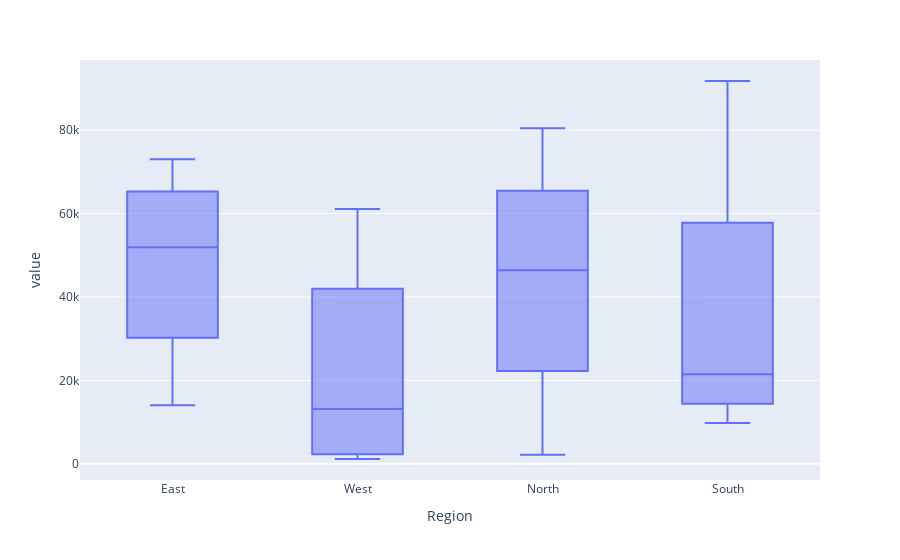

This figure's notebook cell:
### Code cell
# Gráfico de caixa
data.plot.box()

### Figure 1 — Plotly figure (JSON) as saved in the notebook; plotly's stock layout.template omitted (floating-point values rounded to 4 significant figures)
{"data": [{"alignmentgroup": "True", "hovertemplate": "Region=%{x}<br>value=%{y}<extra></extra>", "legendgroup": "", "marker": {"color": "#636efa"}, "name": "", "notched": false, "offsetgroup": "", "orientation": "v", "showlegend": false, "type": "box", "x": ["East", "East", "East", "East", "West", "West", "West", "West", "North", "North", "North", "North", "South", "South", "South", "South"], "x0": " ", "xaxis": "x", "y": [73040.0, 14060.0, 46410.0, 57490.0, 3497.0, 22820.0, 1166.0, 61100.0, 50490.0, 2202.0, 80430.0, 42360.0, 9775.0, 23870.0, 91770.0, 19090.0], "y0": " ", "yaxis": "y"}], "layout": {"boxmode": "group", "legend": {"tracegroupgap": 0}, "margin": {"t": 60}, "xaxis": {"anchor": "y", "domain": [0, 1], "title": {"text": "Region"}}, "yaxis": {"anchor": "x", "domain": [0, 1], "title": {"text": "value"}}}}
